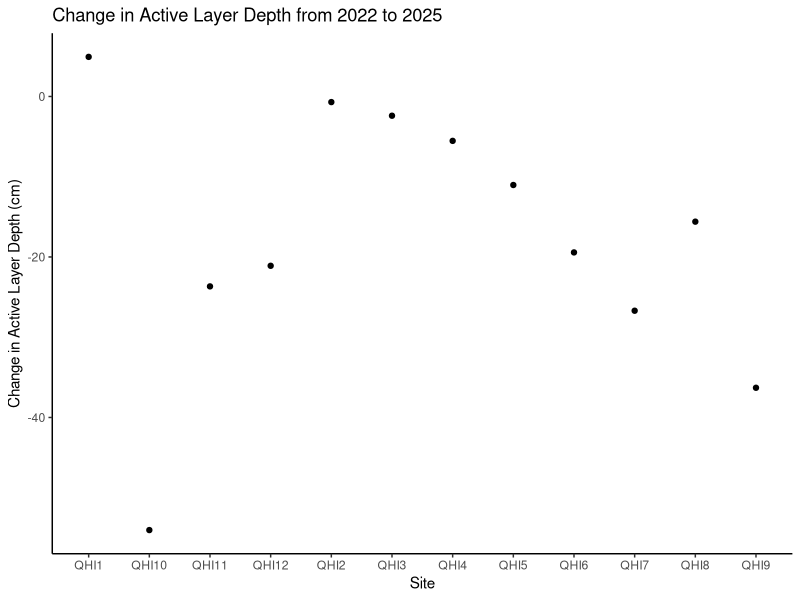
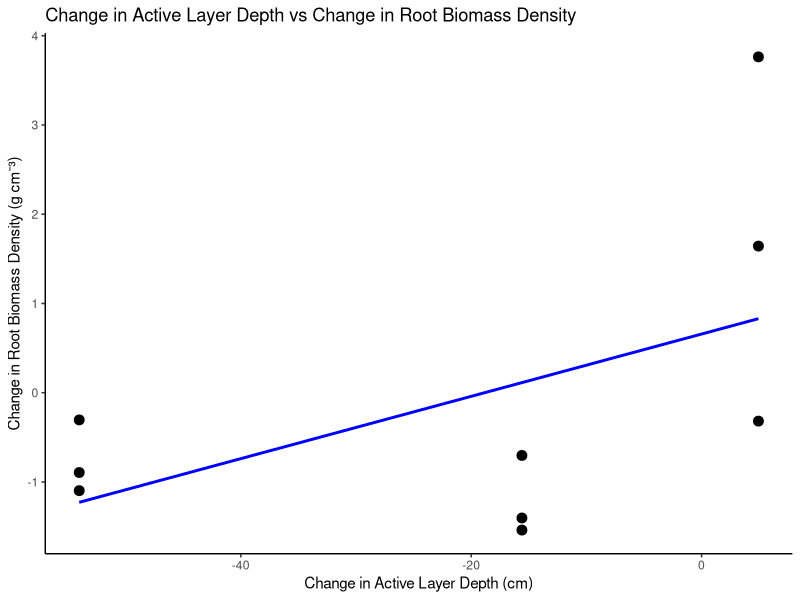
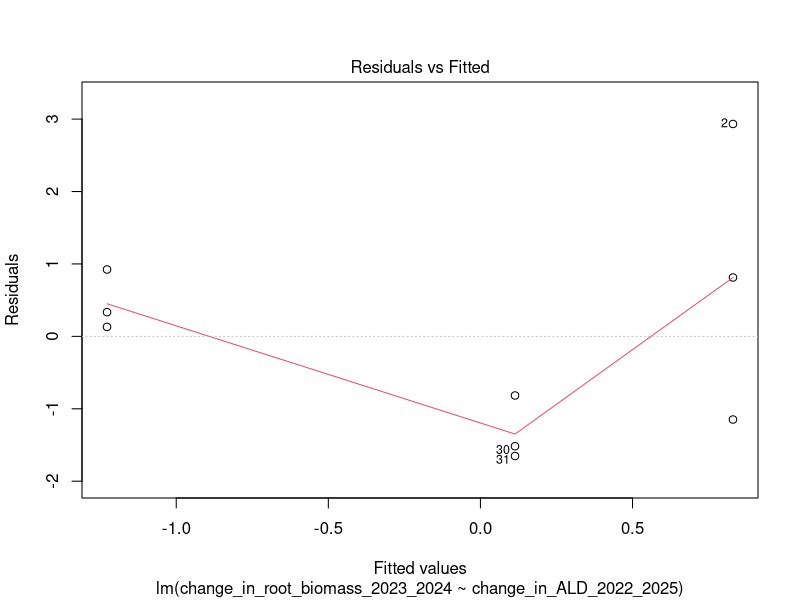
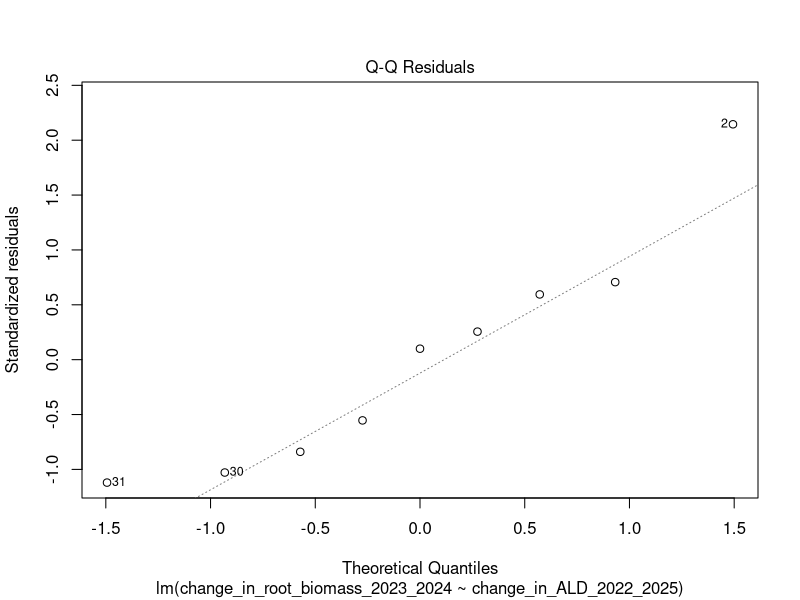
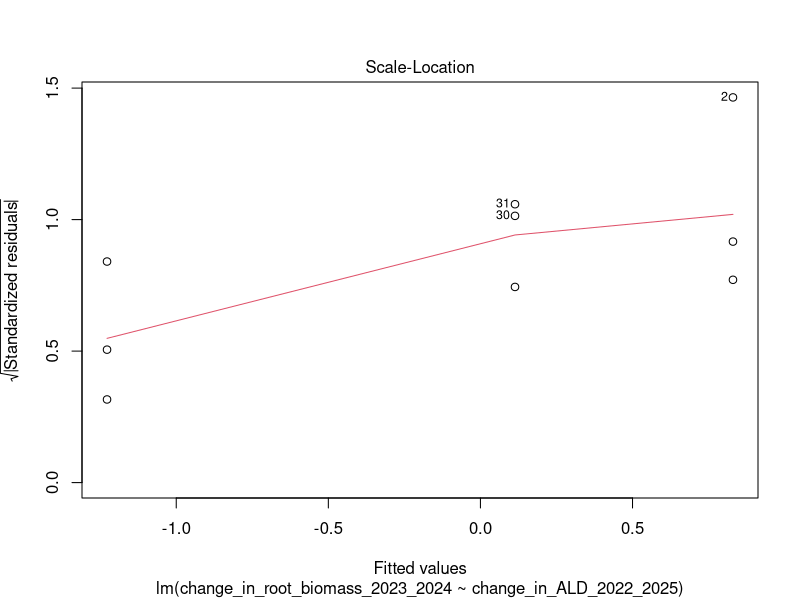
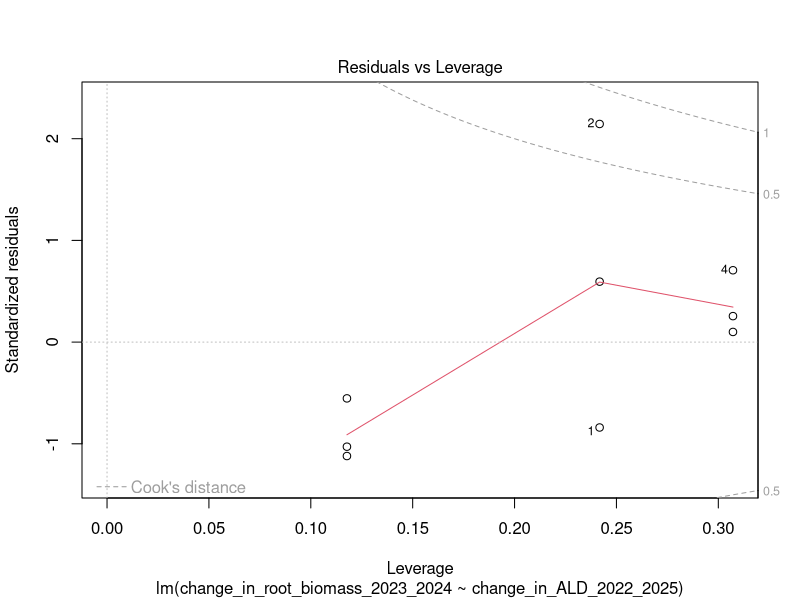
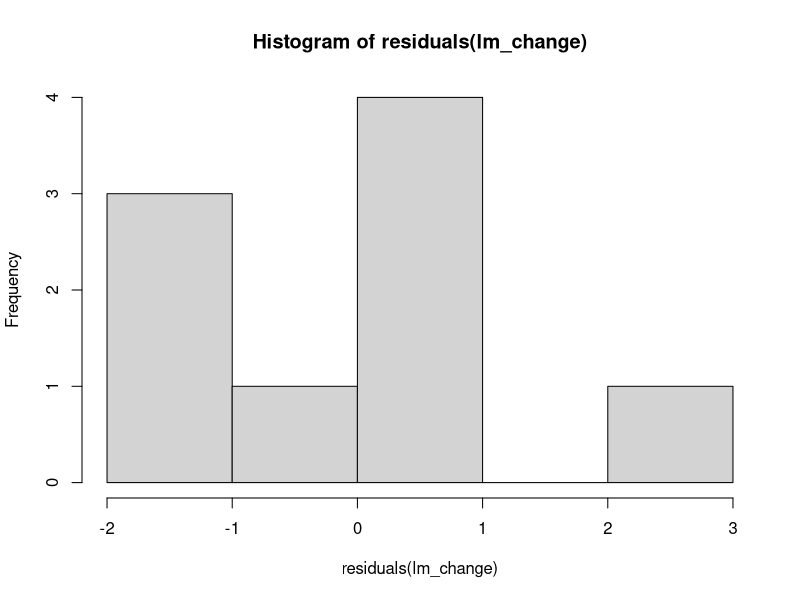

Recreate these plots in R, in order.
# CHANGE IN ACTIVE LAYER DEPTH AND BIOMASS ----
# 19/01/2026

# LOAD LIBRARIES----
library(ggplot2)
library(dplyr)
library(readxl)
library(tidyr)

# LOAD DATA----
QHI_root_data <- read_excel("datasets/QHI_roots_data/QHI_combined_data.xlsx")
ald_all_years<-read_excel("datasets/QHI_roots_data/active_layer_thaw_combined.xlsx")

# CLEAN DATA----
QHI_root_data <- QHI_root_data %>%
  mutate(rootmass_bulkdensity = as.numeric(rootmass_bulkdensity)) %>%
  filter(!is.na(rootmass_bulkdensity)) %>%
  # remove row 32
  filter(row_number() != 32)

# removed outlier row 32 which had rootmass_bulkdensity of 5.98 g/cm3, likely a data entry error 
# see notebook for further laboratory explanation 

# NEW DATA FRAME CHANGE IN ACTIVE LAYER DEPTH 2022 TO 2025----
ald_change <- ald_all_years %>% 
  filter(year %in% c(2022, 2025)) %>%
  select(site, sub_plot, year, thaw_av) %>%
  pivot_wider(names_from = year, values_from = thaw_av, names_prefix = "year_") %>%
  mutate(change_in_ALD_2022_2025 = year_2025 - year_2022) %>%
  select(site, sub_plot, change_in_ALD_2022_2025)

# PLOT CHANGES----
(ald_change_plot <- ggplot(ald_change, aes(x = sub_plot, y = change_in_ALD_2022_2025, fill = site)) +
  geom_point() +
  labs(title = "Change in Active Layer Depth from 2022 to 2025",
       x = "Site",
       y = "Change in Active Layer Depth (cm)") +
  theme_classic() +
  theme(legend.position = "none")
)


# NEW DATA FRAME CHANGE IN ROOT BIOMASS 2023 TO 2024----
root_biomass_change <- QHI_root_data %>% 
  filter(year %in% c(2023, 2024)) %>%
  group_by(subplot, year, core_ID) %>%
  summarise(rootmass_bulkdensity = sum(rootmass_bulkdensity, na.rm = TRUE), 
            .groups = "drop") %>%
  pivot_wider(names_from = year, values_from = rootmass_bulkdensity, names_prefix = "year_") %>%
  mutate(change_in_root_biomass_2023_2024 = year_2024 - year_2023) %>%
  select(subplot, core_ID, change_in_root_biomass_2023_2024)

# note: only have 3 subplots picked in 2024, so only 9 changes in root biomass available (ongoing lab analysis)


# COMBINE DATA FRAMES---- 
colnames(ald_change)[2] <- "subplot"

# combine ald_change with root_biomass_change
combined_change <- merge(ald_change, root_biomass_change, by = "subplot")
# remove rows with NA values
combined_change <- na.omit(combined_change)

# PLOT COMBINED CHANGES----
(combined_change_plot <- ggplot(combined_change, aes(x = change_in_ALD_2022_2025, y = change_in_root_biomass_2023_2024 )) +
  geom_point(size = 3) +
  geom_smooth(method = "lm", se = FALSE, color = "blue") +
  labs(title = "Change in Active Layer Depth vs Change in Root Biomass Density",
       x = "Change in Active Layer Depth (cm)",
       y = "Change in Root Biomass Density (g cm⁻³)") +
  theme_classic()
)
# when active layer decreases (more permafrost), root biomass also decreases?
# when active layer increases (less permafrost), root biomass increases?
# The positive relationship suggests that deeper active layers may provide more accessible soil volume for root growth, leading to increased root biomass. 
# Conversely, when the active layer becomes shallower (potentially due to colder conditions, more permafrost or less thaw), root biomass tends to decrease, possibly due to restricted growing space or root die-back in frozen layers


# ANALYSIS----
# NOTE: hard to analyse with only 9 data points, but we can run a linear model to see if there is a significant relationship/value of the blue line 

lm_change <- lm(change_in_root_biomass_2023_2024 ~ change_in_ALD_2022_2025, data = combined_change)
summary(lm_change)

# check assumptions----
plot(lm_change)
shapiro.test(residuals(lm_change)) # normality
hist(residuals(lm_change)) # histogram of residuals
# with so few data points hard to meet assumptions, but the trend is there and worth exploring in furture when lab analysis is complete for more subplots in 2024
